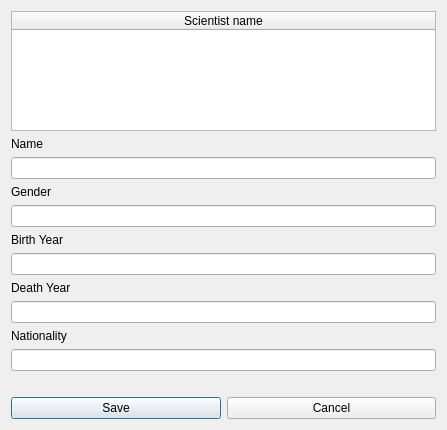
<?xml version="1.0" encoding="UTF-8"?>
<ui version="4.0">
 <class>editScientist</class>
 <widget class="QDialog" name="editScientist">
  <property name="geometry">
   <rect>
    <x>0</x>
    <y>0</y>
    <width>447</width>
    <height>430</height>
   </rect>
  </property>
  <property name="windowTitle">
   <string>Dialog</string>
  </property>
  <layout class="QVBoxLayout" name="verticalLayout">
   <item>
    <widget class="QTableWidget" name="table_update_scientist">
     <attribute name="horizontalHeaderStretchLastSection">
      <bool>true</bool>
     </attribute>
     <column>
      <property name="text">
       <string>Scientist name</string>
      </property>
     </column>
    </widget>
   </item>
   <item>
    <widget class="QLabel" name="label_Name">
     <property name="text">
      <string>Name</string>
     </property>
    </widget>
   </item>
   <item>
    <widget class="QLineEdit" name="input_Scientist_Name"/>
   </item>
   <item>
    <widget class="QLabel" name="label_Gender">
     <property name="text">
      <string>Gender</string>
     </property>
    </widget>
   </item>
   <item>
    <widget class="QLineEdit" name="input_Scientist_Gender"/>
   </item>
   <item>
    <widget class="QLabel" name="label_bYear">
     <property name="text">
      <string>Birth Year</string>
     </property>
    </widget>
   </item>
   <item>
    <widget class="QLineEdit" name="input_Scientist_bYear"/>
   </item>
   <item>
    <widget class="QLabel" name="label_dYear">
     <property name="text">
      <string>Death Year</string>
     </property>
    </widget>
   </item>
   <item>
    <widget class="QLineEdit" name="input_Scientist_dYear"/>
   </item>
   <item>
    <widget class="QLabel" name="label_Nation">
     <property name="text">
      <string>Nationality</string>
     </property>
    </widget>
   </item>
   <item>
    <widget class="QLineEdit" name="input_Scientist_Nation"/>
   </item>
   <item>
    <widget class="QLabel" name="label_test">
     <property name="text">
      <string/>
     </property>
    </widget>
   </item>
   <item>
    <layout class="QHBoxLayout" name="horizontalLayout">
     <item>
      <widget class="QPushButton" name="button_edit_scientist_dialog">
       <property name="text">
        <string>Save</string>
       </property>
      </widget>
     </item>
     <item>
      <widget class="QPushButton" name="button_cancel">
       <property name="text">
        <string>Cancel</string>
       </property>
      </widget>
     </item>
    </layout>
   </item>
  </layout>
 </widget>
 <resources/>
 <connections/>
</ui>
